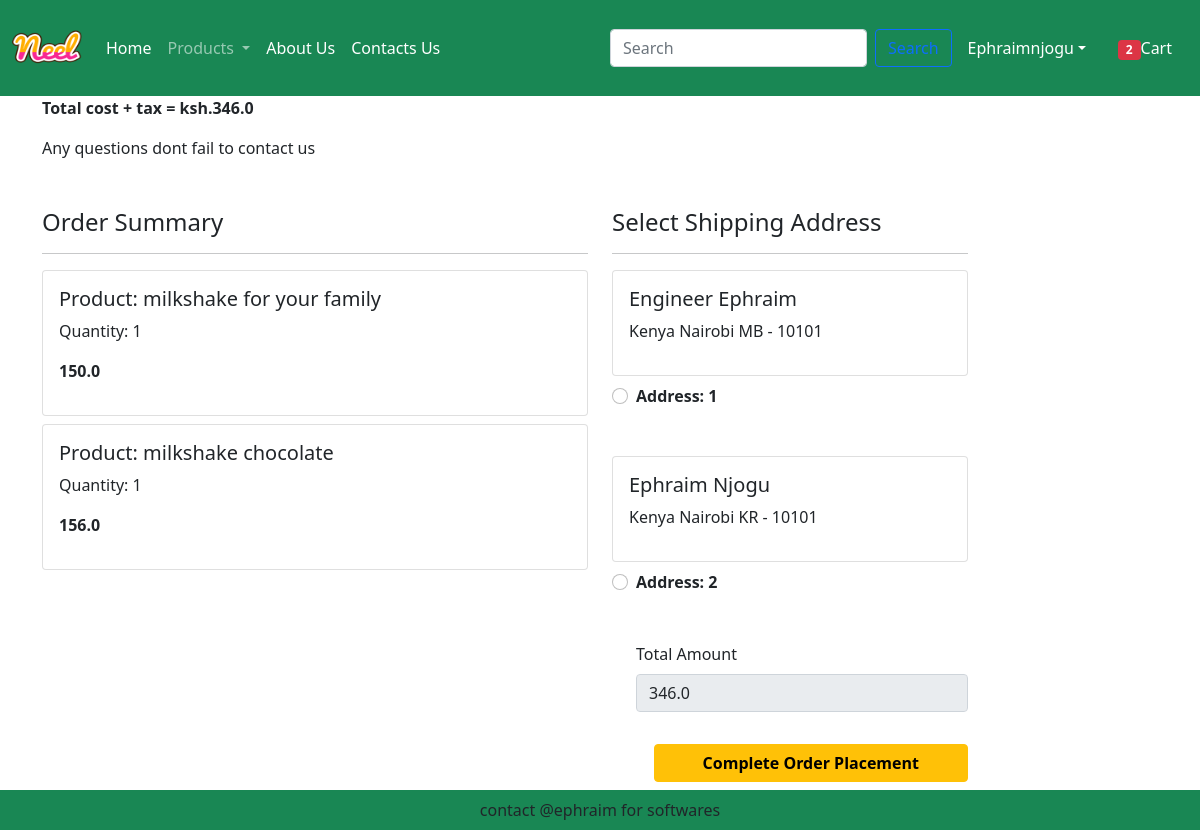
Screenshot of /checkout/ (signed in) with the database file from the repository.
### app/models.py (models this page shows, shortened)
class Cart(models.Model):
    user = models.ForeignKey(User,on_delete=models.CASCADE)
    product = models.ForeignKey(Product,on_delete=models.CASCADE)
    quantity = models.PositiveIntegerField(default=1)

class Product(models.Model):
    title = models.CharField(max_length=100)
    selling_price = models.FloatField()
    discounted_price = models.FloatField()
    description = models.TextField()
    composition = models.TextField(default='')
    prodapp = models.TextField(default='')
    category = models.CharField(choices=CATEGORY_CHOICES,max_length=2)
    product_image = models.ImageField(upload_to='product')
    class Meta:
        ordering = ['id']

class Customer(models.Model):
    user = models.ForeignKey(User,on_delete=models.CASCADE)
    name = models.CharField(max_length=200)
    locality = models.CharField(max_length=200)
    city = models.CharField(max_length=50)
    mobile = models.IntegerField(default=0)
    zipcode = models.IntegerField()
    state = models.CharField(choices=STATE_CHOICES,max_length=100)

### app/views.py (the view, shortened to what this page needs)
# urls.py: path('checkout/',views.checkout.as_view(),name='checkout'),
@method_decorator(login_required,name='dispatch')
class checkout(View):
    def get(self,request):
        totalitem = 0
        if request.user.is_authenticated:
            totalitem = len(Cart.objects.filter(user=request.user))
        user = request.user
        add = Customer.objects.filter(user=user)
        cart_items = Cart.objects.filter(user=user)
        famount = 0
        for p in cart_items:
          value = p.quantity * p.product.discounted_price
          famount = famount + value
        totalamount = famount + 40
        return render(request,'app/checkout.html',locals())

### app/templates/app/checkout.html (shortened to what this page needs)
{% extends 'app/base.html' %}
{% load static %}
{% block main-content %}
<div class="container">
    <p class="fw-bold">Total cost + tax = ksh.{{totalamount}}</p>
    <p>Any questions dont fail to contact us</p>
    <div class="row mt-5">
        <div class="col-sm-6">
        <h4>Order Summary</h4>
        <hr>
        {% for item in cart_items %}
        <div class="card mb-2">
            <div class="card-body">
                <h5>Product: {{item.product.title}}</h5>
                <p>Quantity: {{item.quantity}}</p>
                <p class="fw-bold">{{item.product.discounted_price}}</p>
            </div>
        </div>
        {% endfor %}
        </div>
        <div class="col-sm-4">
            <h4>Select Shipping Address</h4>
            <hr>
            <form method="post" action="">
                {% for ad in add %}
                <div class="card">
                    <div class="card-body">
                        <h5>{{ad.name}}</h5>
                        <p>{{ad.locality}}  {{ad.city}}  {{ad.state}}  - {{ad.zipcode}}</p>
                    </div>
                </div>
                <div class="form-check mt-2 mb-5 ">
                    <input class="form-check-input" type="radio" name="custid" id="custid{{forloop.counter}}"
                    value="{{ad.id}}">
                    <label  class="form-check-label fw-bold" for="custid{{forloop.counter}}">
                        Address: {{forloop.counter}}
                    </label>
                </div>
                {% endfor %}
                <div class="form-check mb-3">
                    <label for="totalamount" class="form-label">Total Amount</label>
                    <input type="number" name="totamount" value="{{totalamount}}" readonly class="form-control">
                </div>
                <div class="text-end">
                    <button type="submit" class="btn btn-warning mt-3 px-5 fw-bold">Complete Order Placement</button>
                </div>
            </form>
            <br>
            <br>
        </div>
    </div>
</div>
{% endblock main-content %}

### app/templates/app/base.html (shortened to what this page needs)
<!DOCTYPE html>
{% load static %}
<html lang="en">
<head>
    <link href="https://cdn.jsdelivr.net/npm/bootstrap@5.1.3/dist/css/bootstrap.min.css" rel="stylesheet">
    <link rel="stylesheet" href="{% static 'app/css/all.min.css' %}"/>
    <link rel="stylesheet" href="{% static 'app/css/owl.carousel.min.css' %}"/>
    <link rel="stylesheet" href="{% static 'app/css/style.css' %}"/>
</head>
<body>
    <nav class="navbar navbar-expand-lg navbar-dark bg-success">
        <div class="container-fluid">
          <a class="navbar-brand" href="#">
          <img src="{% static 'app/images/neel.png' %}" alt=""  width="70" height="70">
          </a>
          <div class="collapse navbar-collapse" id="navbarSupportedContent">
            <ul class="navbar-nav me-auto mb-2 mb-lg-0">
              {% if request.user.is_authenticated %}
              <li class="nav-item">
                <a class="nav-link active" aria-current="page" href="{% url 'home' %}">Home</a>
              </li>
              <li class="nav-item dropdown">
                <a class="nav-link dropdown-toggle" href="#" id="navbarDropdown" role="button" data-bs-toggle="dropdown" aria-expanded="false">
                  Products
                </a>
              </li>
              <li class="nav-item">
                <a class="nav-link text-white" href="{% url 'about' %}">About Us</a>
              </li>
              <li class="nav-item">
                <a class="nav-link text-white" href="{% url 'contact' %}">Contacts Us</a>
              </li>
            </ul>
            <form class="d-flex" role="search" action="/search">
              <input class="form-control me-2" type="search" placeholder="Search" aria-label="Search" name="search">
              <button class="btn btn-outline-primary" type="submit">Search</button>
            </form>
          </div>
          <ul class="navbar-nav me-auto mb-2 mb-lg-0">
            <li class="nav-item dropdown mx-2">
              <a href="#" class="nav-link dropdown-toggle text-white"
              id="profileDropdown" role="button" data-bs-toggle="dropdown" aria-expanded="false">
            {{request.user.username|capfirst}}</a>
            </li>
            <li class="nav-item mx-2">
              <a href="{% url 'showcart' %}" class="nav-link text-white"><span class="badge bg-danger">
                {% if totalitem > 0 %}
                {{totalitem}}
                {% endif %}
              </span>Cart</a>
            </li>
            {% endif %}
          </ul>
        </div>
      </nav>
{% block main-content %}
{% endblock main-content %}
<footer class="container-fluid bg-success text-center p-2 mt-5 fixed-bottom">
    contact @ephraim for softwares
</footer>
</body>
</html>

### rows the page displays
Cart: product "milkshake for your family", quantity "1", product.discounted_price "150.0"
Cart: product "milkshake chocolate", quantity "1", product.discounted_price "156.0"
Customer: name "Engineer Ephraim", locality "Kenya", city "Nairobi", state "MB", zipcode "10101"
Customer: name "Ephraim Njogu", locality "Kenya", city "Nairobi", state "KR", zipcode "10101"

### other values shown
{{ request.user.username|capfirst }} "Ephraimnjogu"
{{ totalitem }} "2"
{{ totalamount }} "346.0"
